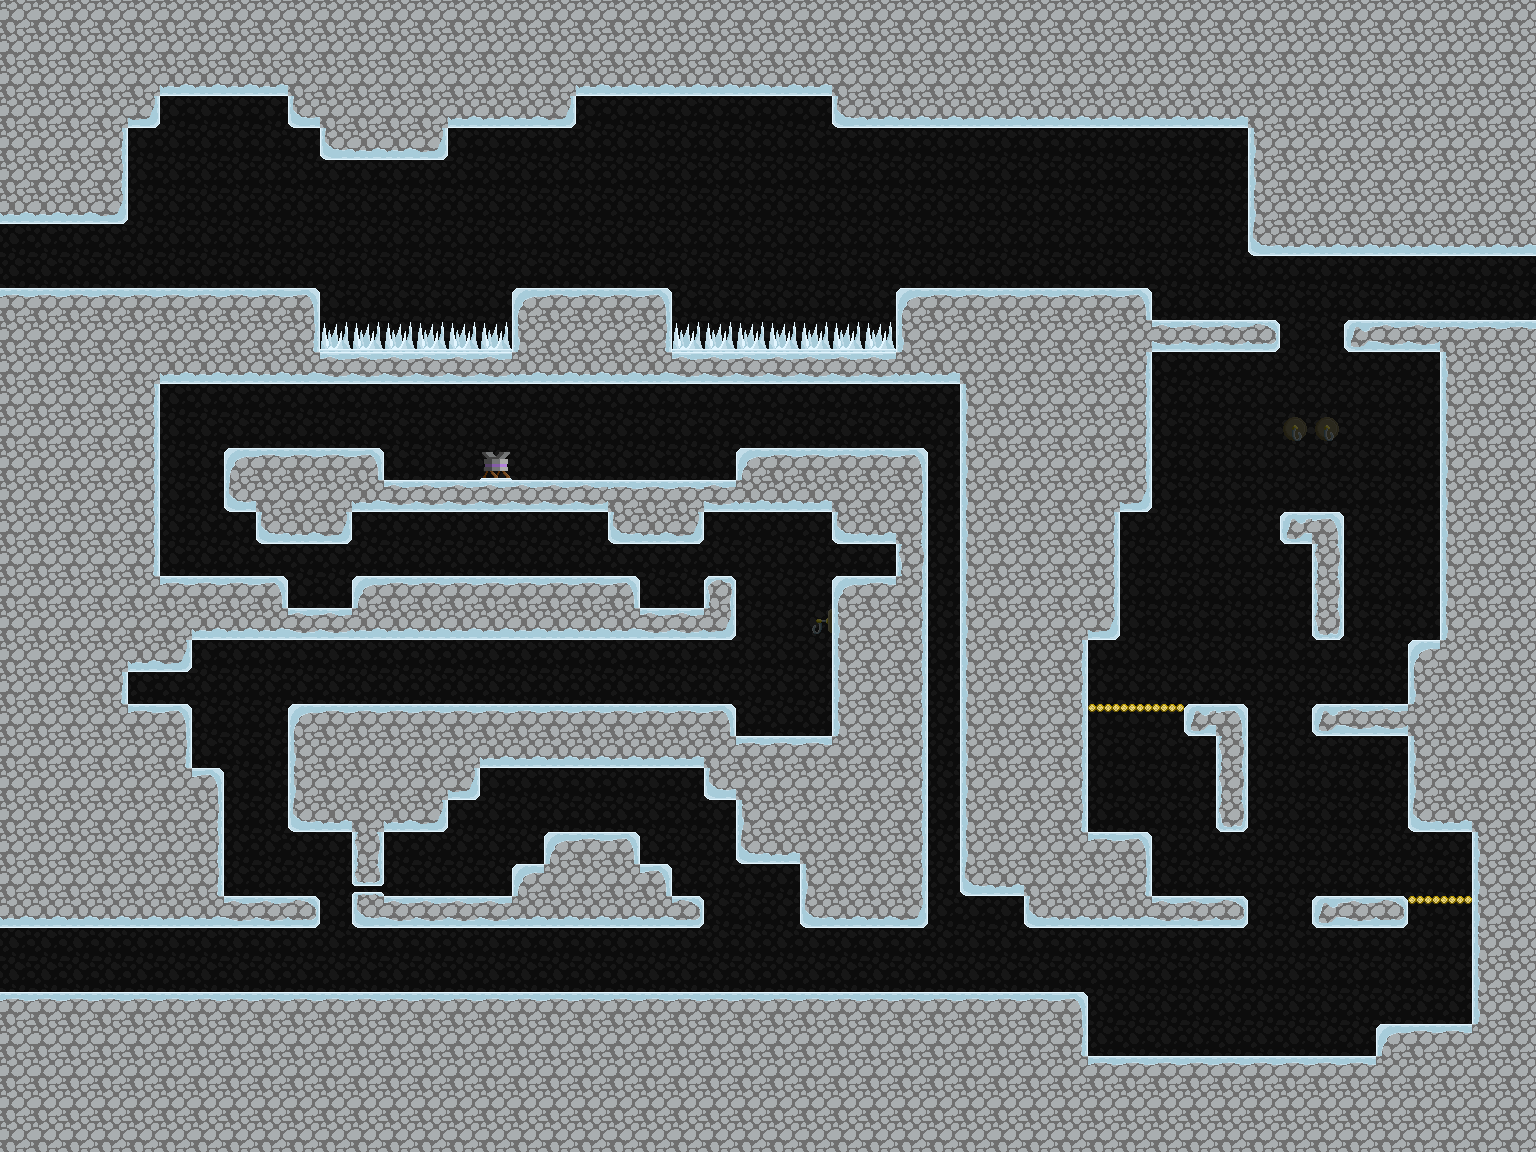

Rendered tile map (Tiled .tmx) drawn with the repository's tilesets; below, a short description and the map source with its tile grids summarised:
An orthogonal 48x36 tile map with 32x32 px tiles, 2 tile layers (tilemap, foreground) and 28 objects (13x breakablewall, 4x door, 3x travelPoint, 3x lever, 2x jadedragon, ...).

<map version="1.0" orientation="orthogonal" width="48" height="36" tilewidth="32" tileheight="32">
 <tileset firstgid="1" name="tilemap" tilewidth="32" tileheight="32">
  <image source="gfx/tilemap.png" width="192" height="320" />
 </tileset>
 <layer name="tilemap" width="48" height="36" opacity="0.34">
  <data>[1728 cells, 1728 non-empty, 3 distinct tile ids]</data>
 </layer>
 <layer name="foreground" width="48" height="36">
  <data>[1728 cells, 1009 non-empty, 19 distinct tile ids]</data>
 </layer>
 <objectgroup name="objects" width="48" height="36">
  <object name="room5-2to5-1" type="travelPoint" x="0" y="928" width="32" height="64">
   <properties>
    <property name="map" value="room5-1" />
    <property name="target" value="room5-1to5-2" />
   </properties>
  </object>
  <object name="room5-2to4-4" type="travelPoint" x="0" y="224" width="32" height="64">
   <properties>
    <property name="map" value="room4-4" />
    <property name="target" value="room4-4to5-2" />
   </properties>
  </object>
  <object name="room5-2to4-0" type="travelPoint" x="1504" y="256" width="32" height="64">
   <properties>
    <property name="map" value="room4-0" />
    <property name="target" value="room4-0to5-2" />
   </properties>
  </object>
  <object name="room5-2doorOne" type="door" x="96" y="224" width="32" height="64" />
  <object name="room5-2doorOneButton" type="ceilbutton" x="192" y="96" width="64" height="32">
   <properties>
    <property name="door" value="room5-2doorOne" />
   </properties>
  </object>
  <object name="room5-2doorTwo" type="door" x="1280" y="320" width="64" height="32" />
  <object name="room5-2doorTwoLever" type="lever" x="1280" y="480" width="32" height="32">
   <properties>
    <property name="door" value="room5-2doorTwo" />
   </properties>
  </object>
  <object name="room5-2breakableWallOne" type="breakablewall" x="1312" y="640" width="32" height="64" />
  <object name="room5-2breakableWallTwo" type="breakablewall" x="1216" y="832" width="32" height="64" />
  <object name="room5-2breakableWallTwo" type="breakablewall" x="576" y="768" width="32" height="64" />
  <object name="room5-2breakableWallThree" type="breakablewall" x="576" y="768" width="32" height="64" />
  <object name="room5-2breakableWallFour" type="breakablewall" x="288" y="832" width="32" height="64" />
  <object name="room5-2breakableWallFive" type="breakablewall" x="480" y="640" width="32" height="64" />
  <object name="room5-2breakableWallSix" type="breakablewall" x="512" y="640" width="32" height="64" />
  <object name="room5-2breakableWall7" type="breakablewall" x="576" y="512" width="32" height="64" />
  <object name="room5-2breakableWall8" type="breakablewall" x="544" y="512" width="32" height="64" />
  <object name="room5-2breakableWall9" type="breakablewall" x="512" y="512" width="32" height="64" />
  <object name="room5-2breakableWall10" type="breakablewall" x="416" y="512" width="32" height="64" />
  <object name="room5-2breakableWall11" type="breakablewall" x="384" y="512" width="32" height="64" />
  <object name="room5-2breakableWall12" type="breakablewall" x="352" y="512" width="32" height="64" />
  <object type="powerup" x="480" y="416" width="32" height="32">
   <properties>
    <property name="powerup" value="6" />
   </properties>
  </object>
  <object name="room5-2doorThreeLever" type="lever" x="576" y="448" width="32" height="32">
   <properties>
    <property name="door" value="room5-2doorThree" />
   </properties>
  </object>
  <object name="room5-2doorThree" type="door" x="896" y="384" width="32" height="64" />
  <object name="room5-2doorFour" type="door" x="1056" y="928" width="32" height="64" />
  <object name="room5-2doorFourLever" type="lever" x="928" y="960" width="32" height="32">
   <properties>
    <property name="door" value="room5-2doorFour" />
   </properties>
  </object>
  <object type="jadedragon" x="128" y="672" width="32" height="32">
   <properties>
    <property name="delay" value=".5" />
    <property name="interval" value="2" />
   </properties>
  </object>
  <object type="jadedragon" x="864" y="544" width="32" height="32">
   <properties>
    <property name="delay" value="0" />
    <property name="interval" value="2" />
   </properties>
  </object>
  <object type="tutorialtext" x="352" y="384" width="416" height="128">
   <properties>
    <property name="powerup" value="6" />
    <property name="text" value="Press Z while near a lever\nto use it." />
   </properties>
  </object>
 </objectgroup>
</map>
